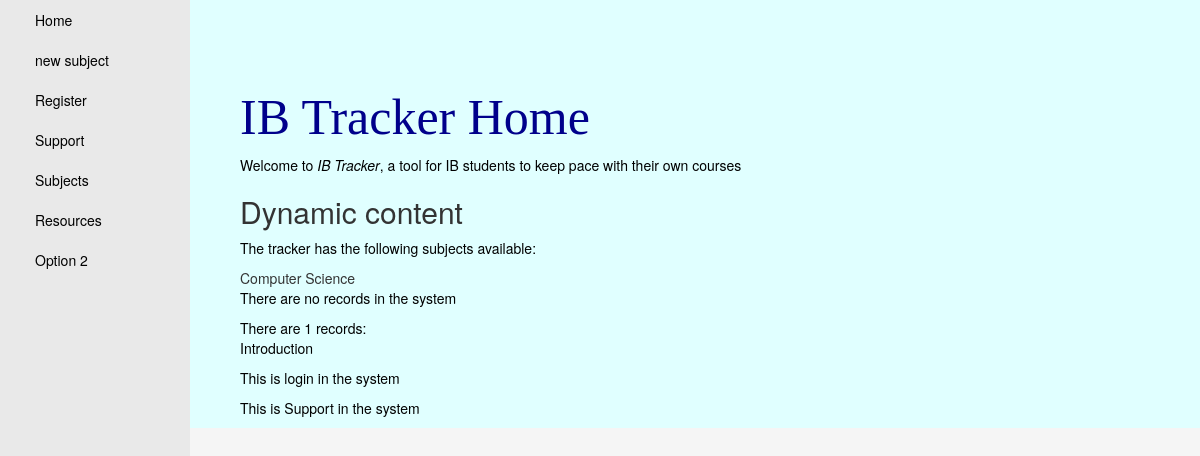
Before: /tracker/ with the older database file.
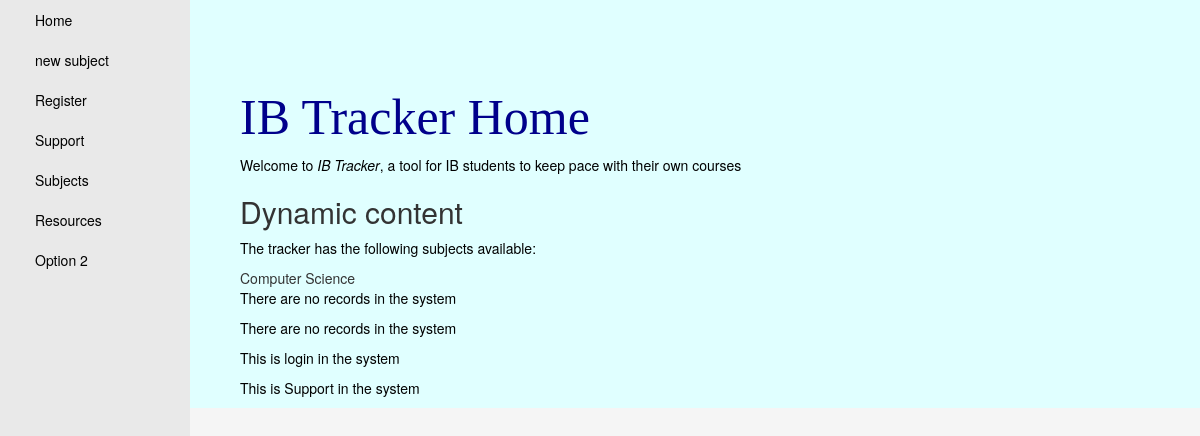
After: the same page with the newer database file.
### tracker/models.py (models this page shows, shortened)
class Subject(models.Model):
    id = models.IntegerField(primary_key=True,help_text="Unique ID for this paticular subject in the app")
    subject_name = models.CharField(max_length=20,help_text="Name of the subject to track")
    subject_group = models.CharField(max_length=20,help_text="Group for the subject")
    class Meta:
        ordering =["subject_name"]

class Topic(models.Model):
    SCOPE = (
        ('C', 'core'),
        ('H', 'High Level'),
        ('S', 'Standard Level'),
	)
    id= models.IntegerField(primary_key=True, help_text="Unique ID for this particular topic")
    topic_name= models.CharField (max_length=60, help_text= "Name of the topic to track")
    subject= models.ForeignKey('Subject', on_delete=models.SET_NULL, null=True)
    topic_code= models.CharField(max_length = 20, help_text="Code for the topic")
    hours= models.IntegerField(validators= [MaxValueValidator (240), MinValueValidator(1)])
    scope= models.CharField(choices=SCOPE,max_length=1, help_text="Scope of the topic")
    class Meta:
        ordering = ["topic_name"]

### tracker/views.py (the view)
def index(request):
    num_subject = Subject.objects.all().count()
    num_topic = Topic.objects.all().count()
    num_subtopic =Subtopic.objects.all().count()
    name_subject= Subject.objects.all()
    subject_name= name_subject[0].id
    all_topics= Topic.objects.all()
    my_subject = Subject.objects.all()
    subject_name = my_subject[0].subject_name
    Sub_topic = Subtopic.objects.all().count()
    return render(
        request,
        'index.html',
        context={'num_topic': num_topic,
                 'num_subject': num_subject,
                 'num_subtopics':num_subtopic,
                 'name_subject':name_subject,
                 'topics':all_topics,
                 'subject_name': subject_name,},
    )

### tracker/templates/index.html
{% extends "base_generic.html" %}
{% block content %}
<h1>IB Tracker Home</h1>
    <p> Welcome to <em> IB Tracker</em>, a tool for IB students to keep pace with their own courses
<h2> Dynamic content </h2>
    <p> The tracker has the following subjects available:</p>
    {{ num_topics }} {{ num_subjects }}{{ subject_name }} {{ Login }} {{ Support }}
    <p>
        {% if subjects %}
            There are {{ subjects|length }} records:<br/>
        {% for aSubject in subjects %}
            <td> {{ aSubject.subject_name }} </td>
            {% endfor %}
        {% else %}
            There are no records in the system
        {% endif %}
    </p>
     <p>
        {% if topics %}
            There are {{ topics|length }} records:<br/>
        {% for aTopic in topics %}
            <td> {{ aTopic.topic_name }} </td>
            {% endfor %}
        {% else %}
            There are no records in the system
        {% endif %}
    </p>
    <p>
        {% if Login %}
            There are {{ Login|length }} records:<br/>
        {% for aLogin in Login %}
            <td> {{ aLogin.Login}} </td>
            {% endfor %}
        {% else %}
            This is login in the system
        {% endif %}
    </p>
     <p>
        {% if Support %}
            There are {{ Support|length }} records:<br/>
        {% for aSupport in Support %}
            <td> {{ aSupport.Support}} </td>
            {% endfor %}
        {% else %}
            This is Support in the system
        {% endif %}
    </p>
{% endblock %}

Changed rows visible on the page:
removed Topic: topic_name "Introduction"
Other visible differences:
{{ topics|length }}: "1" → (not shown)
text no longer shown: "There are records:"
text now shown: "There are no records in the system"
